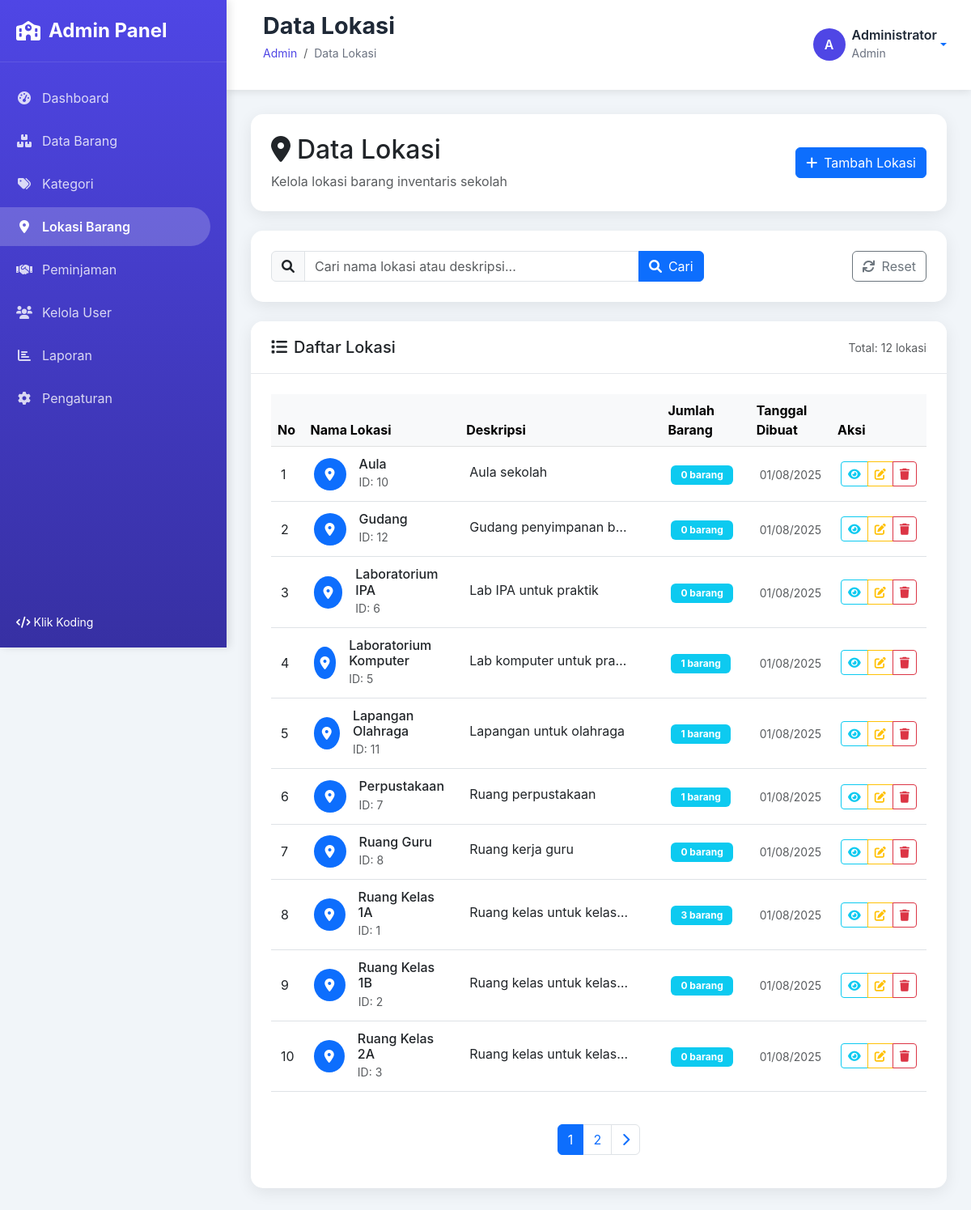
The page /admin/lokasi/index.php (signed in) on the database its author committed.
### tables this page shows
CREATE TABLE `lokasi` (
  `id` int NOT NULL,
  `nama_lokasi` varchar(100) NOT NULL,
  `deskripsi` text,
  `created_at` timestamp NULL DEFAULT CURRENT_TIMESTAMP,
  `updated_at` timestamp NULL DEFAULT CURRENT_TIMESTAMP ON UPDATE CURRENT_TIMESTAMP
);

### admin/lokasi/index.php (the view, shortened to what this page needs)
<?php
require_once '../includes/header.php';
try {
$pdo = new PDO("mysql:host=localhost;dbname=inventaris_sekolah", "root", "");
$pdo->setAttribute(PDO::ATTR_ERRMODE, PDO::ERRMODE_EXCEPTION);
$page = isset($_GET['page']) ? (int)$_GET['page'] : 1;
$limit = 10;
$offset = ($page - 1) * $limit;
$search = isset($_GET['search']) ? validateInput($_GET['search']) : '';
$where_conditions = [];
$params = [];
$where_clause = !empty($where_conditions) ? "WHERE " . implode(" AND ", $where_conditions) : "";
$count_query = "SELECT COUNT(*) as total FROM lokasi l $where_clause";
$stmt = $pdo->prepare($count_query);
$stmt->execute($params);
$total_records = $stmt->fetch()['total'];
$total_pages = ceil($total_records / $limit);
$query = "
    SELECT
        l.*,
        COUNT(b.id) as jumlah_barang
    FROM lokasi l
    LEFT JOIN barang b ON l.id = b.lokasi_id
    $where_clause
    GROUP BY l.id, l.nama_lokasi, l.deskripsi, l.created_at, l.updated_at
    ORDER BY l.nama_lokasi ASC
    LIMIT $limit OFFSET $offset
";
$stmt = $pdo->prepare($query);
$stmt->execute($params);
$lokasi_list = $stmt->fetchAll(PDO::FETCH_ASSOC);
} catch(Exception $e) {
    $lokasi_list = [];
    $total_records = 0;
    $total_pages = 0;
}
?>
<div class="row mb-4">
    <div class="col-12">
        <div class="card">
            <div class="card-body">
                <div class="row align-items-center">
                    <div class="col-md-8">
                        <h2 class="mb-2">
                            <i class="fas fa-map-marker-alt me-2"></i>Data Lokasi
                        </h2>
                        <p class="text-muted mb-0">Kelola lokasi barang inventaris sekolah</p>
                    </div>
                    <div class="col-md-4 text-md-end">
                        <div class="d-flex gap-2 justify-content-md-end">
                            <a href="?action=add" class="btn btn-primary">
                                <i class="fas fa-plus me-2"></i>Tambah Lokasi
                            </a>
                        </div>
                    </div>
                </div>
            </div>
        </div>
    </div>
</div>
<div class="row mb-4">
    <div class="col-12">
        <div class="card">
            <div class="card-body">
                <form method="GET" action="" class="row g-3">
                    <div class="col-md-8">
                        <div class="input-group">
                            <span class="input-group-text">
                                <i class="fas fa-search"></i>
                            </span>
                            <input type="text" class="form-control" id="search" name="search"
                                   placeholder="Cari nama lokasi atau deskripsi..." value="<?= htmlspecialchars($search) ?>"
                                   autocomplete="off">
                            <button type="submit" class="btn btn-primary">
                                <i class="fas fa-search me-2"></i>Cari
                            </button>
                        </div>
                    </div>
                    <div class="col-md-4 text-md-end">
                        <a href="index.php" class="btn btn-outline-secondary">
                            <i class="fas fa-refresh me-2"></i>Reset
                        </a>
                    </div>
                </form>
            </div>
        </div>
    </div>
</div>
<div class="row">
    <div class="col-12">
        <div class="card">
            <div class="card-header">
                <div class="row align-items-center">
                    <div class="col-md-6">
                        <h5 class="mb-0">
                            <i class="fas fa-list me-2"></i>Daftar Lokasi
                        </h5>
                    </div>
                    <div class="col-md-6 text-md-end">
                        <small class="text-muted">
                            <?php if (!empty($search)): ?>
                                Hasil pencarian: <?= number_format($total_records) ?> lokasi
                                <span class="badge bg-primary ms-2">"<?= htmlspecialchars($search) ?>"</span>
                            <?php else: ?>
                                Total: <?= number_format($total_records) ?> lokasi
                            <?php endif; ?>
                        </small>
                    </div>
                </div>
            </div>
            <div class="card-body">
                <?php if (empty($lokasi_list)): ?>
                    <div class="text-center py-5">
                        <?php if (!empty($search)): ?>
                            <i class="fas fa-search fa-3x text-muted mb-3"></i>
                            <h5 class="text-muted">Tidak ada hasil pencarian</h5>
                            <p class="text-muted">Tidak ditemukan lokasi yang sesuai dengan kata kunci: <strong>"<?= htmlspecialchars($search) ?>"</strong></p>
                            <a href="index.php" class="btn btn-outline-secondary">
                                <i class="fas fa-times me-2"></i>Hapus Pencarian
                            </a>
                        <?php else: ?>
                            <i class="fas fa-map-marker-alt fa-3x text-muted mb-3"></i>
                            <h5 class="text-muted">Tidak ada data lokasi</h5>
                            <p class="text-muted">Belum ada lokasi yang ditambahkan</p>
                            <a href="?action=add" class="btn btn-primary">
                                <i class="fas fa-plus me-2"></i>Tambah Lokasi Pertama
                            </a>
                        <?php endif; ?>
                    </div>
                <?php else: ?>
                    <div class="table-responsive">
                        <table class="table table-hover" id="lokasiTable">
                            <thead class="table-light">
                                <tr>
                                    <th width="5%">No</th>
                                    <th width="25%">Nama Lokasi</th>
                                    <th width="35%">Deskripsi</th>
                                    <th width="15%">Jumlah Barang</th>
                                    <th width="10%">Tanggal Dibuat</th>
                                    <th width="10%">Aksi</th>
                                </tr>
                            </thead>
                            <tbody>
                                <?php foreach ($lokasi_list as $index => $lokasi): ?>
                                    <tr>
                                        <td><?= $offset + $index + 1 ?></td>
                                        <td>
                                            <div class="d-flex align-items-center">
                                                <div class="avatar-sm bg-primary rounded-circle d-flex align-items-center justify-content-center me-3">
                                                    <i class="fas fa-map-marker-alt text-white"></i>
                                                </div>
                                                <div>
                                                    <h6 class="mb-0"><?= htmlspecialchars($lokasi['nama_lokasi']) ?></h6>
                                                    <small class="text-muted">ID: <?= $lokasi['id'] ?></small>
                                                </div>
                                            </div>
                                        </td>
                                        <td>
                                            <?php if (!empty($lokasi['deskripsi'])): ?>
                                                <span class="text-truncate d-inline-block" style="max-width: 200px;"
                                                      title="<?= htmlspecialchars($lokasi['deskripsi']) ?>">
                                                    <?= htmlspecialchars($lokasi['deskripsi']) ?>
                                                </span>
                                            <?php else: ?>
                                                <span class="text-muted">-</span>
                                            <?php endif; ?>
                                        </td>
                                        <td>
                                            <span class="badge bg-info">
                                                <?= number_format($lokasi['jumlah_barang']) ?> barang
                                            </span>
                                        </td>
                                        <td>
                                            <small class="text-muted">
                                                <?= date('d/m/Y', strtotime($lokasi['created_at'])) ?>
                                            </small>
                                        </td>
                                        <td>
                                            <div class="btn-group" role="group">
                                                <button type="button" class="btn btn-sm btn-outline-info"
                                                        onclick="showDetail(<?= $lokasi['id'] ?>)"
                                                        title="Detail">
                                                    <i class="fas fa-eye"></i>
                                                </button>
                                                <a href="?action=edit&id=<?= $lokasi['id'] ?>"
                                                   class="btn btn-sm btn-outline-warning" title="Edit">
                                                    <i class="fas fa-edit"></i>
                                                </a>
                                                <button type="button" class="btn btn-sm btn-outline-danger"
                                                        onclick="confirmDelete(<?= $lokasi['id'] ?>, '<?= htmlspecialchars($lokasi['nama_lokasi']) ?>', <?= $lokasi['jumlah_barang'] ?>)"
                                                        title="Hapus">
                                                    <i class="fas fa-trash"></i>
                                                </button>
                                            </div>
                                        </td>
                                    </tr>
                                <?php endforeach; ?>
                            </tbody>
                        </table>
                    </div>
                    <?php if ($total_pages > 1): ?>
                        <nav aria-label="Page navigation" class="mt-4">
                            <ul class="pagination justify-content-center">
                                <?php for ($i = max(1, $page - 2); $i <= min($total_pages, $page + 2); $i++): ?>
                                    <li class="page-item <?= $i == $page ? 'active' : '' ?>">
                                        <a class="page-link" href="?page=<?= $i ?>&search=<?= urlencode($search) ?>">
                                            <?= $i ?>
                                        </a>
                                    </li>
                                <?php endfor; ?>
                                <?php if ($page < $total_pages): ?>
                                    <li class="page-item">
                                        <a class="page-link" href="?page=<?= $page + 1 ?>&search=<?= urlencode($search) ?>">
                                            <i class="fas fa-chevron-right"></i>
                                        </a>
                                    </li>
                                <?php endif; ?>
                            </ul>
                        </nav>
                    <?php endif; ?>
                <?php endif; ?>
            </div>
        </div>
    </div>
</div>
<?php require_once '../includes/footer.php'; ?>

### admin/includes/header.php (style rules this page uses)
:root { --primary-color: #4f46e5; --primary-dark: #3730a3; --secondary-color: #7c3aed; --success-color: #10b981; --warning-color: #f59e0b; --danger-color: #ef4444; --dark-color: #1f2937; --light-color: #f8fafc; --gray-color: #6b7280; --sidebar-width: 280px; --header-height: 70px; }
* { margin: 0; padding: 0; box-sizing: border-box; }
body { font-family: 'Inter', -apple-system, BlinkMacSystemFont, 'Segoe UI', Roboto, sans-serif; background: #f1f5f9; overflow-x: hidden; }
.card { border: none; border-radius: 15px; box-shadow: 0 5px 20px rgba(0,0,0,0.08); transition: all 0.3s ease; }
.card-header { background: white; border-bottom: 1px solid #e5e7eb; border-radius: 15px 15px 0 0 !important; padding: 20px 25px; }
.card-body { padding: 25px; }

### admin/lokasi/index.php (style rules this page uses)
.avatar-sm { width: 40px; height: 40px; display: flex; align-items: center; justify-content: center; border-radius: 50%; background: var(--primary-color); color: white; font-size: 1rem; }
.badge { font-size: 0.75rem; padding: 0.375rem 0.75rem; }
.btn-group .btn { padding: 0.25rem 0.5rem; font-size: 0.875rem; }
.table tbody tr { vertical-align: middle; }
.table td { padding: 0.75rem; }

### rows shown on the page
lokasi: index "1", nama_lokasi "Aula", id "10", deskripsi "Aula sekolah", jumlah_barang "0", created_at "01/08/2025"
lokasi: index "2", nama_lokasi "Gudang", id "12", deskripsi "Gudang penyimpanan b…", jumlah_barang "0", created_at "01/08/2025"
lokasi: index "3", nama_lokasi "Laboratorium IPA", id "6", deskripsi "Lab IPA untuk praktik", jumlah_barang "0", created_at "01/08/2025"
lokasi: index "4", nama_lokasi "Laboratorium Komputer", id "5", deskripsi "Lab komputer untuk pra…", jumlah_barang "1", created_at "01/08/2025"
lokasi: index "5", nama_lokasi "Lapangan Olahraga", id "11", deskripsi "Lapangan untuk olahraga", jumlah_barang "1", created_at "01/08/2025"
lokasi: index "6", nama_lokasi "Perpustakaan", id "7", deskripsi "Ruang perpustakaan", jumlah_barang "1", created_at "01/08/2025"
lokasi: index "7", nama_lokasi "Ruang Guru", id "8", deskripsi "Ruang kerja guru", jumlah_barang "0", created_at "01/08/2025"
lokasi: index "8", nama_lokasi "Ruang Kelas 1A", id "1", deskripsi "Ruang kelas untuk kelas…", jumlah_barang "3", created_at "01/08/2025"
lokasi: index "9", nama_lokasi "Ruang Kelas 1B", id "2", deskripsi "Ruang kelas untuk kelas…", jumlah_barang "0", created_at "01/08/2025"
lokasi: index "10", nama_lokasi "Ruang Kelas 2A", id "3", deskripsi "Ruang kelas untuk kelas…", jumlah_barang "0", created_at "01/08/2025"

### other values the page prints
$page_title "Data Lokasi"
substr($user_name, 0, 1) "A"
$user_name "Administrator"
$user_role "Admin"
$total_records "12"
